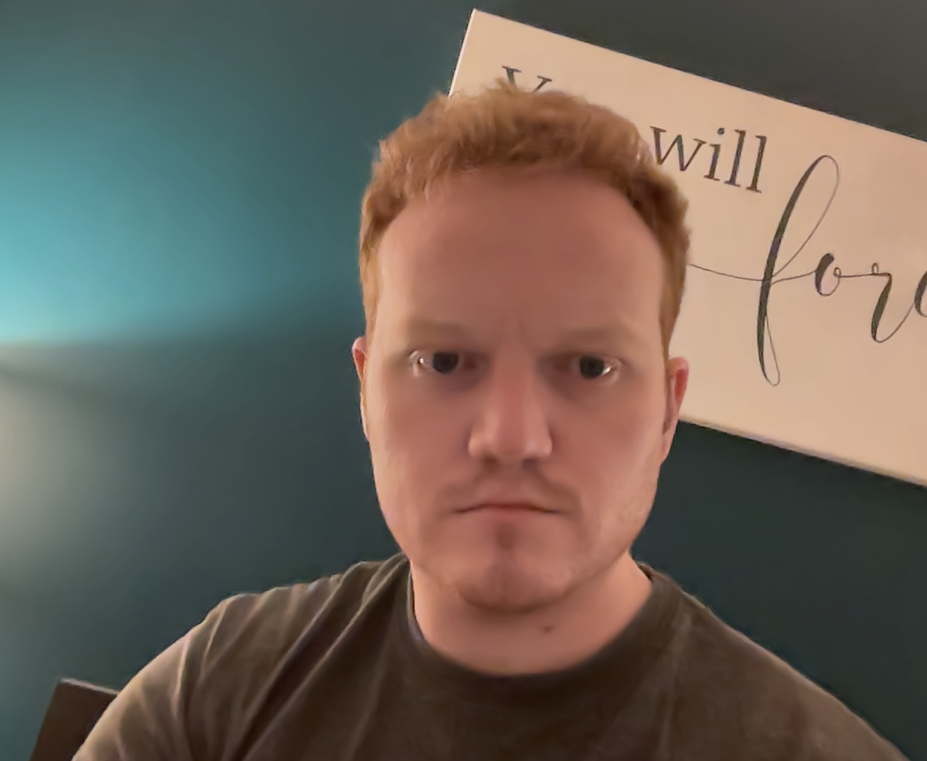
#> input picture data_set/person_1/1.png, 927 x 761 px, shrunk from 1262 x 1036 before the run; its folder holds only this picture in this run
$ python face_training.py
#> lines starting #> are read from the running program, lines starting #| are printed output that depends on the picture
# after running this, it will create the trained_model.yml for you
import os
import cv2
import numpy as np

# Path to the dataset
data_path = 'data_set'  # Correct path to your dataset

# Create a face recognizer
recognizer = cv2.face.LBPHFaceRecognizer_create()

# Initialize face detector
face_cascade = cv2.CascadeClassifier(cv2.data.haarcascades + 'haarcascade_frontalface_default.xml')

# Prepare training data
def get_images_and_labels(path):
#> called with path = 'data_set'
    labels = []
    faces = []
    ids = []
    label_id = 0
    label_map = {}

    # Iterate through each person's folder
    for label_name in os.listdir(path):
        person_path = os.path.join(path, label_name)
        if not os.path.isdir(person_path):
            continue

        # Process each image in the person's folder
        for image_name in os.listdir(person_path):
            image_path = os.path.join(person_path, image_name)
            if not image_path.lower().endswith(('.png', '.jpg', '.jpeg')):
                continue
            image = cv2.imread(image_path, cv2.IMREAD_GRAYSCALE)
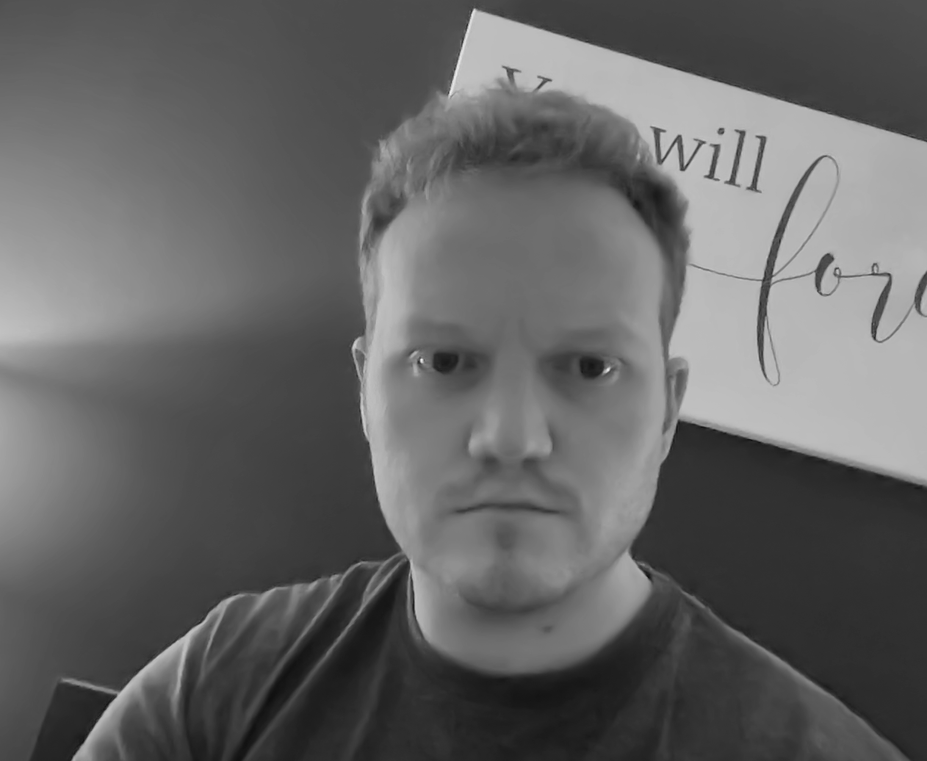
#> image: shape (761, 927); min 14, max 240, mean 100.4
            if image is None:
                print(f"Failed to load image: {image_path}")
                continue
            faces_detected = face_cascade.detectMultiScale(image, scaleFactor=1.1, minNeighbors=5)
#> faces_detected = [[337, 237, 353, 353]]
            print(f"Faces detected in {image_path}: {len(faces_detected)}")
#| Faces detected in data_set/person_1/1.png: 1

            for (x, y, w, h) in faces_detected:
                faces.append(image[y:y+h, x:x+w])
                labels.append(label_id)
                print(f"Data added for label {label_id}")
#> this loop made 1 pass
#| Data added for label 0
#> after the loop, faces = 1 item; labels = [0]

        label_map[label_id] = label_name
        label_id += 1
#> pass 2 of the loop in get_images_and_labels, `for label_name in os.listdir(path):`:
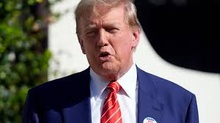
#> input picture data_set/person_2/trump1.jpeg, 220 x 123 px, shrunk from 300 x 168 before the run
#> in get_images_and_labels, `image = cv2.imread(image_path, cv2.IMREAD_GRAYSCALE)`:
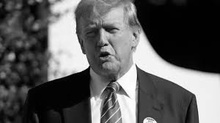
#> image: shape (123, 220); min 0, max 255, mean 92
#> faces_detected = [[77, 7, 60, 60]]
#| Faces detected in data_set/person_2/trump1.jpeg: 1
#> the loop in get_images_and_labels, `for (x, y, w, h) in faces_detected:` made 1 pass
#> (printed output is left out)
#> after the loop in get_images_and_labels, `for (x, y, w, h) in faces_detected:`: faces = 2 items; labels = [0, 1]

    return faces, labels, label_map

faces, labels, label_map = get_images_and_labels(data_path)
#> faces = 2 items; labels = [0, 1]; label_map = {0: 'person_1', 1: 'person_2'}
print(f"Data Prepared: {len(faces)} faces, {len(labels)} labels from {len(label_map)} persons")
#| Data Prepared: 2 faces, 2 labels from 2 persons

# Check if enough data is collected
if len(faces) > 1 and len(set(labels)) > 1:
    # Train the recognizer only if there are enough faces and at least two different labels
    recognizer.train(faces, np.array(labels))
    print("Model trained successfully")
    recognizer.save('trained_model.yml')
    print("Model saved as 'trained_model.yml'")
else:
    print("Not enough data to train the model.")
